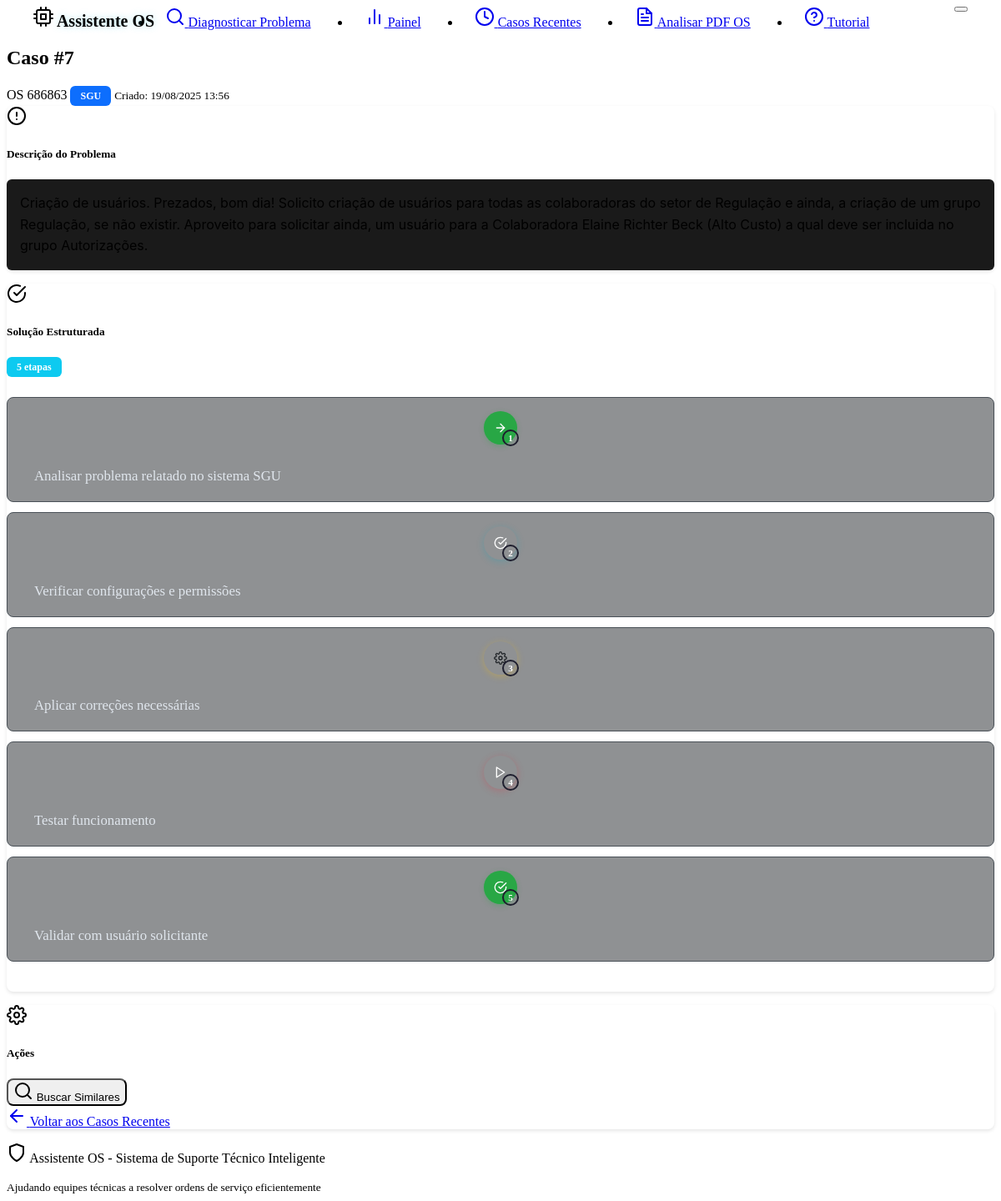
/cases/7, run on the app's committed database.
### models.py (models this page shows, shortened)
class Case(db.Model):
    __tablename__ = 'cases'
    id = db.Column(db.Integer, primary_key=True)
    os_number = db.Column(db.String(20), nullable=True)  # Número da OS extraído do PDF
    problem_description = db.Column(db.Text, nullable=False)
    solution = db.Column(db.Text, nullable=False)
    system_type = db.Column(db.String(100), default="Unknown")
    created_at = db.Column(db.DateTime, default=datetime.now)
    effectiveness_score = db.Column(db.Float, nullable=True)
    feedback_count = db.Column(db.Integer, default=0)
    tags = db.Column(db.String(500), default="")  # Stored as comma-separated string
    feedbacks = db.relationship("CaseFeedback", backref="case", cascade="all, delete-orphan")

### routes.py (the view)
@app.route('/cases/<int:case_id>')
def view_case(case_id):
    try:
        case = case_service.get_case_by_id(case_id)
        if not case:
            flash('Case not found.', 'error')
            return redirect(url_for('dashboard'))
        return render_template('case_detail.html', case=case)
    except Exception as e:
        logging.error(f"Error loading case {case_id}: {str(e)}")
        flash(f'Error loading case: {str(e)}', 'error')
        return redirect(url_for('dashboard'))

### app.py (called while the page is built)
@app.template_filter('format_solution_steps')
def format_solution_steps_filter(solution):
    return solution_formatter.format_solution_html(solution)

@app.template_filter('count_solution_steps')
def count_solution_steps_filter(solution):
    return solution_formatter.get_step_count(solution)

### case_service.py (called while the page is built)
    def get_case_by_id(self, case_id: int) -> Optional[Case]:
        try:
            return Case.query.get(case_id)
        except Exception as e:
            logging.error(f"Error getting case {case_id} from database: {str(e)}")
            cases = current_app.config.get('CASES_STORAGE', [])
            for case in cases:
                if case.id == case_id:
                    return case
            return None

### solution_formatter.py (called while the page is built, shortened)
    def format_solution_to_steps(self, solution: str) -> List[Dict[str, str]]:
        if not solution or not solution.strip():
            return []
        lines = solution.strip().split('\n')
        steps = []
        current_step = 1
        for line in lines:
            line = line.strip()
            if not line:
                continue
            step_content = self._extract_step_content(line)
            if step_content:
                icon = self._get_step_icon(step_content)
                steps.append({
                    'step_number': current_step,
                    'description': step_content,
                    'icon': icon
                })
                current_step += 1
        return steps

    def _extract_step_content(self, line: str) -> str:
        for pattern in self.step_patterns:
            match = re.match(pattern, line)
            if match:
                return match.group(1).strip()
        return ""

    def get_step_count(self, solution: str) -> int:
        steps = self.format_solution_to_steps(solution)
        return len(steps)

### templates/case_detail.html (shortened to what this page needs)
{% extends "base.html" %}
{% block content %}
<div class="row">
    <div class="col-lg-8 mx-auto">
        <div class="d-flex justify-content-between align-items-center mb-4">
            <div>
                <h2 class="mb-1">Caso #{{ case.id }}</h2>
                <div class="d-flex align-items-center gap-2">
                    {% if case.os_number %}
                        <span class="text-primary fw-bold">OS {{ case.os_number }}</span>
                    {% endif %}
                    <span class="badge system-badge" data-system="{{ case.system_type }}">{{ case.system_type }}</span>
                    <small class="text-muted">Criado: {{ case.created_at.strftime('%d/%m/%Y %H:%M') }}</small>
                </div>
            </div>
        </div>
        <div class="card mb-4">
            <div class="card-header d-flex align-items-center">
                <i data-feather="alert-circle" class="me-2"></i>
                <h5 class="mb-0">Descrição do Problema</h5>
            </div>
            <div class="card-body">
                <div class="bg-dark p-3 rounded border">
                    <pre class="mb-0 text-wrap">{{ case.problem_description }}</pre>
                </div>
            </div>
        </div>
        <div class="card mb-4">
            <div class="card-header d-flex align-items-center justify-content-between">
                <div class="d-flex align-items-center">
                    <i data-feather="check-circle" class="me-2 text-success"></i>
                    <h5 class="mb-0">Solução Estruturada</h5>
                </div>
                <span class="badge bg-info">{{ case.solution|count_solution_steps }} etapas</span>
            </div>
            <div class="card-body">
                <div class="solution-steps-enhanced">
                    {{ case.solution|format_solution_steps|safe }}
                </div>
            </div>
        </div>
                </div>
            </div>
        <div class="card">
            <div class="card-header d-flex align-items-center">
                <i data-feather="settings" class="me-2"></i>
                <h5 class="mb-0">Ações</h5>
            </div>
            <div class="card-body">
                <div class="row">
                    <div class="col-md-6 mb-2">
                        <button class="btn btn-outline-info w-100" onclick="findSimilarCases()">
                            <i data-feather="search" class="me-1"></i>
                            Buscar Similares
                        </button>
                    </div>
                    <div class="col-md-6 mb-2">
                        <a href="{{ url_for('recent_cases') }}" class="btn btn-outline-primary w-100">
                            <i data-feather="arrow-left" class="me-1"></i>
                            Voltar aos Casos Recentes
                        </a>
                    </div>
                </div>
            </div>
        </div>
{% endblock %}

### static/style.css (style rules this page uses)
:root { --custom-code-bg: #1a1a1a; --custom-border-radius: 8px; --glow-color: #0dcaf0; --glow-secondary: rgba(13, 202, 240, 0.3); }
.badge.bg-primary { background-color: #0d6efd !important; }
.badge.bg-info { background-color: #0dcaf0 !important; }
.badge { display: inline-block !important; padding: 0.375rem 0.75rem !important; font-size: 0.75em !important; font-weight: 600 !important; line-height: 1 !important; color: #fff !important; text-align: center !important; white-space: nowrap !important; vertical-align: baseline !important; border-radius: 0.375rem !important; }
pre { background-color: var(--custom-code-bg) !important; border: 1px solid var(--bs-border-color); border-radius: 6px; color: var(--bs-body-color); font-family: -apple-system, BlinkMacSystemFont, 'Segoe UI', Roboto, 'Helvetica Neue', Arial, sans-serif; font-size: 1rem; line-height: 1.6; white-space: pre-wrap; word-wrap: break-word; padding: 1rem; margin: 0; }
.card { border-radius: var(--custom-border-radius); box-shadow: 0 2px 4px rgba(0, 0, 0, 0.1); margin-bottom: 1rem; }
.card-header { background-color: var(--bs-dark); border-bottom: 1px solid var(--bs-border-color); border-radius: var(--custom-border-radius) var(--custom-border-radius) 0 0 !important; }
.btn { border-radius: var(--custom-border-radius); font-weight: 500; }
.badge { border-radius: var(--custom-border-radius); font-weight: 500; font-size: 0.75rem; }
.text-wrap { white-space: pre-wrap; word-wrap: break-word; }
.badge.system-badge { color: white !important; font-weight: 600 !important; border: none !important; }
:root { --step-line-color: #495057; --step-bg-color: #28a745; --step-hover-bg: #212529; --step-border-color: #343a40; }
.solution-steps { padding: 0.5rem 0; }
.step-item { position: relative; }
.step-indicator { display: flex; flex-direction: column; align-items: center; position: relative; }
.step-number { width: 40px; height: 40px; background: var(--step-bg-color); border-radius: 50%; display: flex; align-items: center; justify-content: center; color: white; font-weight: bold; font-size: 0.9rem; position: relative; z-index: 2; box-shadow: 0 2px 8px rgba(40, 167, 69, 0.3); }
.step-icon { width: 16px !important; height: 16px !important; position: absolute; top: 50%; left: 50%; transform: translate(-50%, -50%); }
.step-num { position: absolute; bottom: -2px; right: -2px; background: var(--bs-primary); color: white; font-size: 0.7rem; width: 16px; height: 16px; border-radius: 50%; display: flex; align-items: center; justify-content: center; border: 2px solid #1e1e2e; }
.step-content { padding-top: 0.25rem; padding-left: 0.5rem; }
.step-content p { line-height: 1.4; color: #e0e6ed; }
.step-item:nth-child(2n) .step-number { background: var(--bs-info); box-shadow: 0 2px 8px rgba(23, 162, 184, 0.3); }
.step-item:nth-child(3n) .step-number { background: var(--bs-warning); color: #212529; box-shadow: 0 2px 8px rgba(255, 193, 7, 0.3); }
.step-item:nth-child(4n) .step-number { background: var(--bs-danger); box-shadow: 0 2px 8px rgba(220, 53, 69, 0.3); }
.solution-steps-enhanced { padding: 1rem 0; }
.solution-steps-enhanced .step-item { background: rgba(33, 37, 41, 0.5); border: 1px solid #495057; border-radius: 8px; padding: 1rem; margin-bottom: 0.75rem; transition: all 0.2s ease; position: relative; }
.solution-steps-enhanced .step-indicator { position: relative; z-index: 2; }
.solution-steps-enhanced .step-number { width: 40px; height: 40px; font-size: 0.9rem; background: #28a745; box-shadow: 0 2px 6px rgba(40, 167, 69, 0.3); }
.solution-steps-enhanced .step-content { padding-left: 1rem; padding-top: 0.5rem; }
.solution-steps-enhanced .step-content p { font-size: 1.05rem; line-height: 1.6; color: #e0e6ed; margin-bottom: 0; }

### data on the page
Case: id "7", os_number "686863", system_type "SGU", created_at "19/08/2025 13:56", problem_description "Criação de usuários. Prezados, bom dia! Solicito criação de usuários para todas as colaboradoras do setor de Regulação e ainda, a criação de um grupo Regulação, se não existir. Aproveito para solicitar ainda, um usuário para a Colaboradora Elaine Richter Beck (Alto Custo) a qual deve ser incluida no grupo Autorizações.", solution|count_solution_steps "5", solution "1 Analisar problema relatado no sistema SGU 2 Verificar configurações e permissões 3 Aplicar correções necessárias 4 Testar funcionamento 5 Validar com usuário solicitante"
